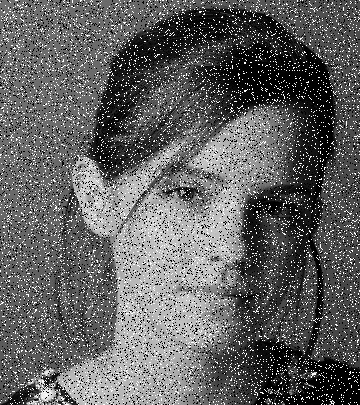
#> input picture emma_salt_pepper.jpg, 360 x 405 px
$ jupyter execute Question8.ipynb
#> lines starting #> are read from the running program, lines starting #| are printed output that depends on the picture
[cell 1]
import cv2 as cv
import numpy as np
import matplotlib.pyplot as plt
from google.colab import files

# Upload salt & pepper image
uploaded = files.upload()
#> the answer given: emma_salt_pepper.jpg
img_name = list(uploaded.keys())[0]
img = cv.imread(img_name)
#> img is the input picture: shape (405, 360, 3); min 0, max 255, mean 97.6

# (a) Gaussian smoothing
# Uses a 5x5 kernel.
# The noise gets blurry
gauss = cv.GaussianBlur(img, (5, 5), 1.0)
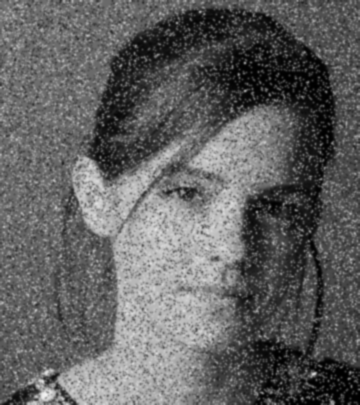
#> gauss: shape (405, 360, 3); min 0, max 243, mean 97.6

# (b) Median filtering
# Uses a 5x5 kernel.
# The noise is usually completely removed.
median = cv.medianBlur(img, 5)
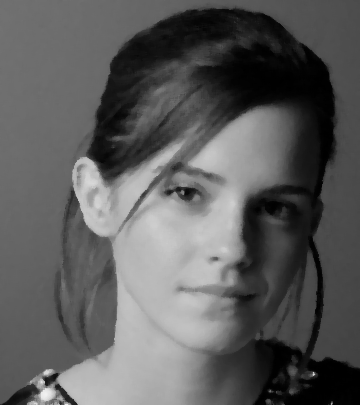
#> median: shape (405, 360, 3); min 0, max 241, mean 92.1

# Display results
fig, axs = plt.subplots(1, 3, figsize=(15, 5))
axs[0].imshow(cv.cvtColor(img, cv.COLOR_BGR2RGB))
axs[0].set_title('Original (Salt & Pepper)'); axs[0].axis('off')
axs[1].imshow(cv.cvtColor(gauss, cv.COLOR_BGR2RGB))
axs[1].set_title('Gaussian Blur\n(Noise is blurred, not removed)'); axs[1].axis('off')
axs[2].imshow(cv.cvtColor(median, cv.COLOR_BGR2RGB))
axs[2].set_title('Median Filter\n(Best for this noise)'); axs[2].axis('off')

plt.tight_layout()
plt.show()
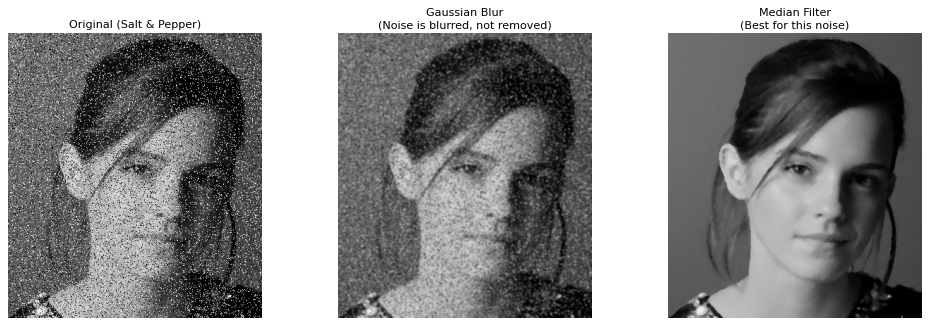
#> figure drawn by matplotlib, 3 panels
